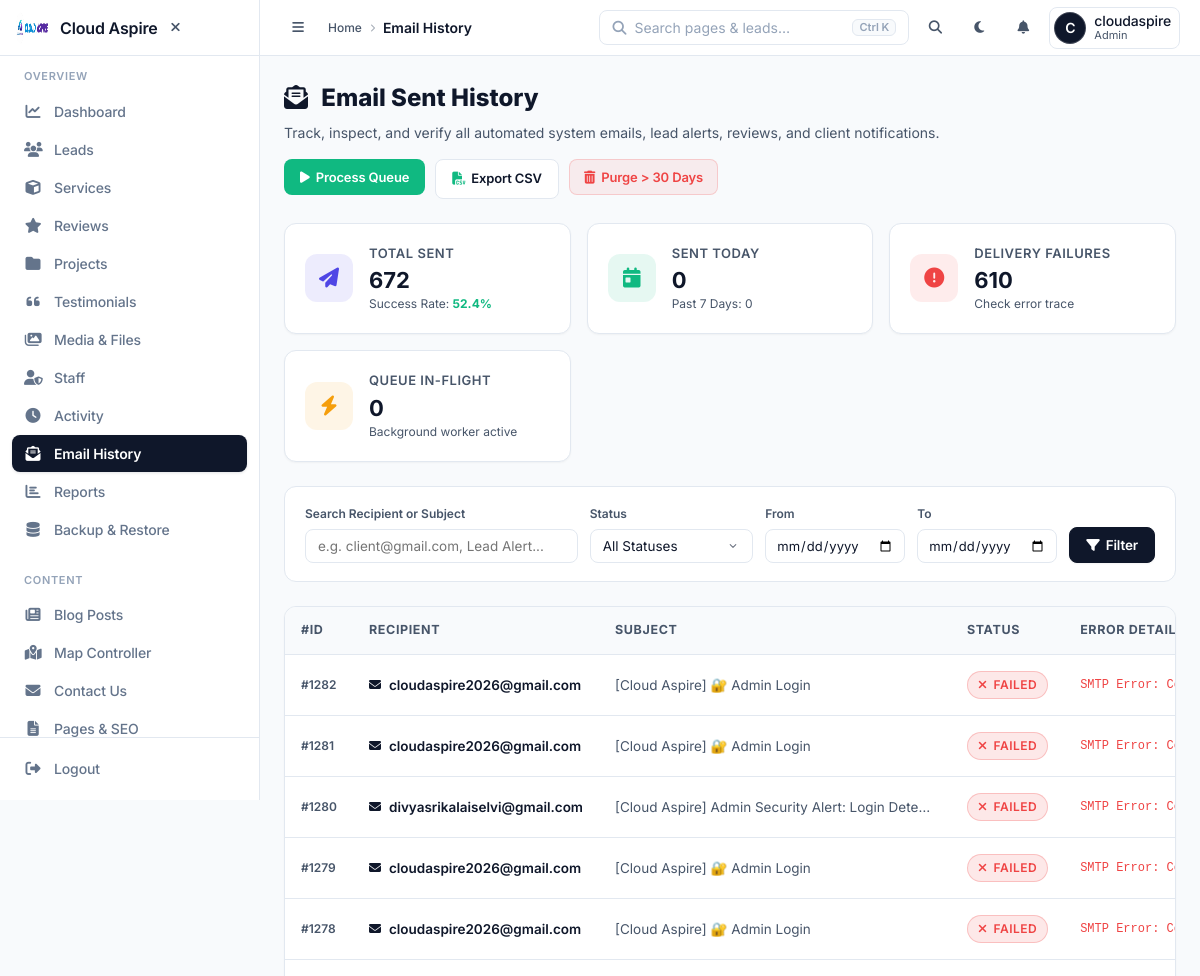
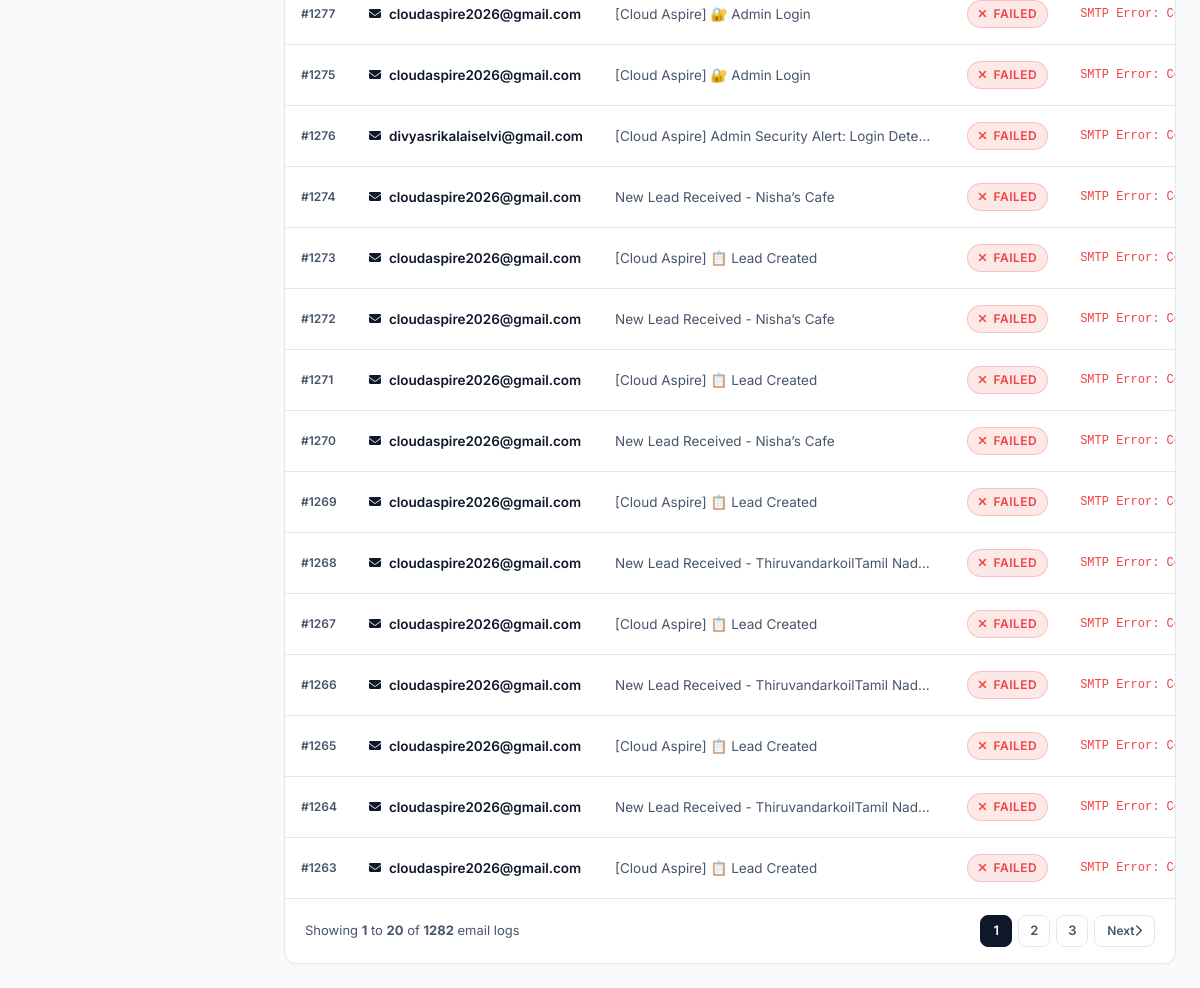
/admin/mail_logs.php (signed in), run on the app's committed database (2 pictures, top to bottom).
### tables this page shows
CREATE TABLE `mail_logs` (
  `id` int NOT NULL,
  `recipient` varchar(255) NOT NULL,
  `subject` varchar(255) NOT NULL,
  `status` varchar(50) NOT NULL,
  `error_message` text,
  `sent_at` timestamp NULL DEFAULT CURRENT_TIMESTAMP
);

### admin/mail_logs.php (called while the page is built, shortened)
<?php
require_once __DIR__ . '/../app/config.php';
require_once __DIR__ . '/../app/mail_queue.php';
require_once __DIR__ . '/../app/security_notifier.php';
$csrf_token = generateCSRFToken();
$filter_status = $_GET['status'] ?? 'all';
$filter_search = trim($_GET['search'] ?? '');
$filter_from   = trim($_GET['from'] ?? '');
$filter_to     = trim($_GET['to'] ?? '');
$page = isset($_GET['page']) ? max(1, (int)$_GET['page']) : 1;
$per_page = 20;
$offset = ($page - 1) * $per_page;
$where = [];
$params = [];
$whereClause = !empty($where) ? 'WHERE ' . implode(' AND ', $where) : '';
$countStmt = $conn->prepare("SELECT COUNT(*) FROM mail_logs $whereClause");
$countStmt->execute($params);
$total_logs = (int)$countStmt->fetchColumn();
$total_pages = ceil($total_logs / $per_page);
$logQuery = "SELECT * FROM mail_logs $whereClause ORDER BY sent_at DESC LIMIT $per_page OFFSET $offset";
$stmt = $conn->prepare($logQuery);
$stmt->execute($params);
$logs = $stmt->fetchAll(PDO::FETCH_ASSOC);
$stats = [
    'total_sent' => 0,
    'total_failed' => 0,
    'sent_today' => 0,
    'sent_week' => 0,
    'success_rate' => '100%',
    'queue_pending' => 0,
    'queue_failed' => 0
];
try {
    $stats['total_sent'] = (int)$conn->query("SELECT COUNT(*) FROM mail_logs WHERE status = 'sent'")->fetchColumn();
    $stats['total_failed'] = (int)$conn->query("SELECT COUNT(*) FROM mail_logs WHERE status = 'failed'")->fetchColumn();
    $stats['sent_today'] = (int)$conn->query("SELECT COUNT(*) FROM mail_logs WHERE status = 'sent' AND DATE(sent_at) = CURDATE()")->fetchColumn();
    $stats['sent_week'] = (int)$conn->query("SELECT COUNT(*) FROM mail_logs WHERE status = 'sent' AND sent_at >= DATE_SUB(NOW(), INTERVAL 7 DAY)")->fetchColumn();
    $grandTotal = $stats['total_sent'] + $stats['total_failed'];
    if ($grandTotal > 0) {
        $stats['success_rate'] = round(($stats['total_sent'] / $grandTotal) * 100, 1) . '%';
    }
    $qStats = getMailQueueStats($conn);
    $stats['queue_pending'] = $qStats['pending'] ?? 0;
    $stats['queue_failed'] = $qStats['failed'] ?? 0;
} catch (Exception $se) {}
require_once __DIR__ . '/../app/Views/admin/mail_logs.php';

### app/config.php (called while the page is built, shortened)
<?php
function generateCSRFToken(): string {
    return $_SESSION['csrf_token'];
}

### app/mail_queue.php (called while the page is built, shortened)
<?php
require_once __DIR__ . '/config.php';
function ensureMailQueueTable(?PDO $conn = null): void
{
    try {
        $conn->exec("
            CREATE TABLE IF NOT EXISTS `mail_queue` (
                `id` INT AUTO_INCREMENT PRIMARY KEY,
                `recipient` VARCHAR(255) NOT NULL,
                `reply_to` VARCHAR(255) NULL,
                `reply_to_name` VARCHAR(255) NULL,
                `subject` VARCHAR(255) NOT NULL,
                `body` MEDIUMTEXT NOT NULL,
                `alt_body` TEXT NULL,
                `is_html` TINYINT(1) DEFAULT 1,
                `status` ENUM('pending','processing','sent','failed') DEFAULT 'pending',
                `attempts` INT DEFAULT 0,
                `max_attempts` INT DEFAULT 3,
                `error_message` TEXT NULL,
                `created_at` TIMESTAMP DEFAULT CURRENT_TIMESTAMP,
                `updated_at` TIMESTAMP DEFAULT CURRENT_TIMESTAMP ON UPDATE CURRENT_TIMESTAMP,
                `processed_at` DATETIME NULL,
                INDEX (`status`),
                INDEX (`created_at`)
            ) ENGINE=InnoDB DEFAULT CHARSET=utf8mb4 COLLATE=utf8mb4_unicode_ci;
        ");
        try {
            $cols = $conn->query("SHOW COLUMNS FROM `mail_queue` LIKE 'reply_to'")->fetchAll();
        } catch (Exception $alterEx) {}
    } catch (Exception $e) {}
}
function getMailQueueStats(PDO $conn): array
{
    ensureMailQueueTable($conn);
    $stats = [
        'pending'    => 0,
        'processing' => 0,
        'sent'       => 0,
        'failed'     => 0,
        'total'      => 0
    ];
    try {
        $stmt = $conn->query("SELECT status, COUNT(*) as cnt FROM mail_queue GROUP BY status");
        while ($row = $stmt->fetch(PDO::FETCH_ASSOC)) {
            $status = $row['status'];
            if (isset($stats[$status])) {
                $stats[$status] = (int)$row['cnt'];
            }
            $stats['total'] += (int)$row['cnt'];
        }
    } catch (Exception $e) {
        error_log('[Mail Queue] Stats query failed: ' . $e->getMessage());
    }
    return $stats;
}

### app/Views/admin/mail_logs.php (the view, shortened to what this page needs)
<?php
include __DIR__ . '/../../../admin/includes/header.php';
?>
<div class="admin-page-container">
    <div style="display: flex; justify-content: space-between; align-items: center; margin-bottom: 24px; flex-wrap: wrap; gap: 16px;">
        <div>
            <h1 style="font-size: 24px; font-weight: 800; color: var(--text-primary, #0f172a); margin: 0 0 6px 0;">
                <i class="fas fa-envelope-open-text" style="color: var(--primary, #4f46e5); margin-right: 8px;"></i> Email Sent History
            </h1>
            <p style="color: var(--text-secondary, #64748b); font-size: 14px; margin: 0;">
                Track, inspect, and verify all automated system emails, lead alerts, reviews, and client notifications.
            </p>
        </div>
        <div style="display: flex; gap: 10px; flex-wrap: wrap;">
            <form method="POST" style="margin: 0;">
                <button type="submit" class="btn" style="background: #10b981; color: #fff; padding: 9px 16px; font-size: 13px; font-weight: 600; border-radius: 8px; border: none; cursor: pointer; display: flex; align-items: center; gap: 6px;">
                    <i class="fas fa-play"></i> Process Queue
                </button>
            </form>
            <a href="mail_logs.php?action=export_csv&csrf_token=<?= $csrf_token ?>" class="btn" style="background: var(--bg-surface, #fff); border: 1px solid var(--border-light, rgba(0,0,0,0.12)); color: var(--text-primary, #1e293b); padding: 9px 16px; font-size: 13px; font-weight: 600; border-radius: 8px; text-decoration: none; display: flex; align-items: center; gap: 6px;">
                <i class="fas fa-file-csv" style="color: #10b981;"></i> Export CSV
            </a>
            <form method="POST" style="margin: 0;" onsubmit="return confirm('Purge email logs older than 30 days?');">
                <button type="submit" class="btn" style="background: rgba(239, 68, 68, 0.08); border: 1px solid rgba(239, 68, 68, 0.2); color: #ef4444; padding: 9px 14px; font-size: 13px; font-weight: 600; border-radius: 8px; cursor: pointer; display: flex; align-items: center; gap: 6px;">
                    <i class="fas fa-trash-alt"></i> Purge &gt; 30 Days
                </button>
            </form>
        </div>
    </div>
    <div class="email-stats-grid">
        <div class="stat-metric-card">
            <div class="stat-metric-icon" style="background: rgba(79, 70, 229, 0.1); color: #4f46e5;">
                <i class="fas fa-paper-plane"></i>
            </div>
            <div class="stat-metric-content">
                <h4>Total Sent</h4>
                <div class="val"><?= number_format($stats['total_sent']) ?></div>
                <div class="sub">Success Rate: <strong style="color: #10b981;"><?= $stats['success_rate'] ?></strong></div>
            </div>
        </div>
        <div class="stat-metric-card">
            <div class="stat-metric-icon" style="background: rgba(16, 185, 129, 0.1); color: #10b981;">
                <i class="fas fa-calendar-day"></i>
            </div>
            <div class="stat-metric-content">
                <h4>Sent Today</h4>
                <div class="val"><?= number_format($stats['sent_today']) ?></div>
                <div class="sub">Past 7 Days: <?= number_format($stats['sent_week']) ?></div>
            </div>
        </div>
        <div class="stat-metric-card">
            <div class="stat-metric-icon" style="background: rgba(239, 68, 68, 0.1); color: #ef4444;">
                <i class="fas fa-exclamation-circle"></i>
            </div>
            <div class="stat-metric-content">
                <h4>Delivery Failures</h4>
                <div class="val"><?= number_format($stats['total_failed']) ?></div>
                <div class="sub"><?= $stats['total_failed'] === 0 ? 'All delivered cleanly' : 'Check error trace' ?></div>
            </div>
        </div>
        <div class="stat-metric-card">
            <div class="stat-metric-icon" style="background: rgba(245, 158, 11, 0.1); color: #f59e0b;">
                <i class="fas fa-bolt"></i>
            </div>
            <div class="stat-metric-content">
                <h4>Queue In-Flight</h4>
                <div class="val"><?= number_format($stats['queue_pending']) ?></div>
                <div class="sub">Background worker active</div>
            </div>
        </div>
    </div>
    <div class="filter-panel">
        <form method="GET" action="mail_logs.php" class="filter-form-grid">
            <div class="form-group" style="margin: 0;">
                <label style="font-size: 12px; font-weight: 600; color: var(--text-secondary); margin-bottom: 4px; display: block;">Search Recipient or Subject</label>
                <input type="text" name="search" value="<?= htmlspecialchars($filter_search) ?>" placeholder="e.g. client@gmail.com, Lead Alert..." style="width: 100%; padding: 8px 12px; border: 1px solid var(--border-light, #e2e8f0); border-radius: 8px; font-size: 13.5px;">
            </div>
            <div class="form-group" style="margin: 0;">
                <label style="font-size: 12px; font-weight: 600; color: var(--text-secondary); margin-bottom: 4px; display: block;">Status</label>
                <select name="status" style="width: 100%; padding: 8px 12px; border: 1px solid var(--border-light, #e2e8f0); border-radius: 8px; font-size: 13.5px; background: #fff;">
                    <option value="all" <?= $filter_status === 'all' ? 'selected' : '' ?>>All Statuses</option>
                </select>
            </div>
            <div class="form-group" style="margin: 0;">
                <label style="font-size: 12px; font-weight: 600; color: var(--text-secondary); margin-bottom: 4px; display: block;">From</label>
                <input type="date" name="from" value="<?= htmlspecialchars($filter_from) ?>" style="width: 100%; padding: 7px 10px; border: 1px solid var(--border-light, #e2e8f0); border-radius: 8px; font-size: 13px;">
            </div>
            <div class="form-group" style="margin: 0;">
                <label style="font-size: 12px; font-weight: 600; color: var(--text-secondary); margin-bottom: 4px; display: block;">To</label>
                <input type="date" name="to" value="<?= htmlspecialchars($filter_to) ?>" style="width: 100%; padding: 7px 10px; border: 1px solid var(--border-light, #e2e8f0); border-radius: 8px; font-size: 13px;">
            </div>
            <div style="display: flex; gap: 8px;">
                <button type="submit" class="btn btn-primary" style="padding: 8px 16px; font-size: 13.5px; border-radius: 8px; font-weight: 600; display: inline-flex; align-items: center; gap: 6px;">
                    <i class="fas fa-filter"></i> Filter
                </button>
            </div>
        </form>
    </div>
    <div class="table-card">
        <div class="table-responsive">
            <table class="email-table">
                <thead>
                    <tr>
                        <th style="width: 60px;">#ID</th>
                        <th>Recipient</th>
                        <th>Subject</th>
                        <th style="width: 110px;">Status</th>
                        <th>Error Details</th>
                    </tr>
                </thead>
                <tbody>
                    <?php if (!empty($logs)): ?>
                        <?php foreach ($logs as $log):
                            $st = strtolower($log['status']);
                            $isSent = ($st === 'sent');
                        ?>
                        <tr>
                            <td style="color: var(--text-muted); font-weight: 600; font-size: 12px;">
                                #<?= $log['id'] ?>
                            </td>
                            <td>
                                <div class="recipient-cell">
                                    <i class="fas fa-envelope" style="color: var(--primary); font-size: 12px;"></i>
                                    <span><?= htmlspecialchars($log['recipient']) ?></span>
                                </div>
                            </td>
                            <td>
                                <span class="subject-cell" title="<?= htmlspecialchars($log['subject']) ?>">
                                    <?= htmlspecialchars($log['subject']) ?>
                                </span>
                            </td>
                            <td>
                                <span class="status-badge-pill status-<?= $isSent ? 'sent' : ($st === 'pending' ? 'pending' : 'failed') ?>">
                                    <i class="fas fa-<?= $isSent ? 'check' : ($st === 'pending' ? 'clock' : 'times') ?>"></i>
                                    <?= ucfirst($st) ?>
                                </span>
                            </td>
                            <td>
                                <?php if (!empty($log['error_message'])): ?>
                                    <span style="color: #ef4444; font-size: 12px; font-family: monospace; display: block; max-width: 260px; overflow: hidden; text-overflow: ellipsis; white-space: nowrap;" title="<?= htmlspecialchars($log['error_message']) ?>">
                                        <?= htmlspecialchars($log['error_message']) ?>
                                    </span>
                                <?php else: ?>
                                    <span style="color: var(--text-muted); font-size: 12px;">—</span>
                                <?php endif; ?>
                            </td>
                        </tr>
                        <?php endforeach; ?>
                    <?php endif; ?>
                </tbody>
            </table>
        </div>
        <?php if ($total_pages > 1): ?>
        <div style="padding: 16px 20px; border-top: 1px solid var(--border-light, rgba(0,0,0,0.06)); display: flex; justify-content: space-between; align-items: center; flex-wrap: wrap; gap: 12px;">
            <div style="font-size: 13px; color: var(--text-secondary);">
                Showing <strong><?= min($total_logs, $offset + 1) ?></strong> to <strong><?= min($total_logs, $offset + $per_page) ?></strong> of <strong><?= $total_logs ?></strong> email logs
            </div>
            <div style="display: flex; gap: 6px;">
                <?php
                $startPage = max(1, $page - 2);
                $endPage = min($total_pages, $page + 2);
                for ($p = $startPage; $p <= $endPage; $p++):
                ?>
                    <a href="?page=<?= $p ?>&status=<?= urlencode($filter_status) ?>&search=<?= urlencode($filter_search) ?>&from=<?= urlencode($filter_from) ?>&to=<?= urlencode($filter_to) ?>" class="btn-action-icon" style="width: 32px; font-weight: 600; <?= $p === $page ? 'background: var(--primary); color: #fff; border-color: var(--primary);' : '' ?>">
                        <?= $p ?>
                    </a>
                <?php endfor; ?>
                <?php if ($page < $total_pages): ?>
                    <a href="?page=<?= $page + 1 ?>&status=<?= urlencode($filter_status) ?>&search=<?= urlencode($filter_search) ?>&from=<?= urlencode($filter_from) ?>&to=<?= urlencode($filter_to) ?>" class="btn-action-icon" style="width: auto; padding: 0 12px; font-size: 12px; font-weight: 600;">
                        Next <i class="fas fa-chevron-right"></i>
                    </a>
                <?php endif; ?>
            </div>
        </div>
        <?php endif; ?>
    </div>
</div>
<?php include __DIR__ . '/../../../admin/includes/footer.php'; ?>

### data on the page
mail_logs: id "1282", recipient "cloudaspire2026@gmail.com", subject "[Cloud Aspire] 🔐 Admin Login", status "FAILED", error_message "SMTP Error: Could not connect to SM…"
mail_logs: id "1281", recipient "cloudaspire2026@gmail.com", subject "[Cloud Aspire] 🔐 Admin Login", status "FAILED", error_message "SMTP Error: Could not connect to SM…"
mail_logs: id "1280", recipient "divyasrikalaiselvi@gmail.com", subject "[Cloud Aspire] Admin Security Alert: Login Dete…", status "FAILED", error_message "SMTP Error: Could not connect to SM…"
mail_logs: id "1279", recipient "cloudaspire2026@gmail.com", subject "[Cloud Aspire] 🔐 Admin Login", status "FAILED", error_message "SMTP Error: Could not connect to SM…"
mail_logs: id "1278", recipient "cloudaspire2026@gmail.com", subject "[Cloud Aspire] 🔐 Admin Login", status "FAILED", error_message "SMTP Error: Could not connect to SM…"
mail_logs: id "1277", recipient "cloudaspire2026@gmail.com", subject "[Cloud Aspire] 🔐 Admin Login", status "FAILED", error_message "SMTP Error: Could not connect to SM…"
mail_logs: id "1275", recipient "cloudaspire2026@gmail.com", subject "[Cloud Aspire] 🔐 Admin Login", status "FAILED", error_message "SMTP Error: Could not connect to SM…"
mail_logs: id "1276", recipient "divyasrikalaiselvi@gmail.com", subject "[Cloud Aspire] Admin Security Alert: Login Dete…", status "FAILED", error_message "SMTP Error: Could not connect to SM…"
mail_logs: id "1274", recipient "cloudaspire2026@gmail.com", subject "New Lead Received - Nisha’s Cafe", status "FAILED", error_message "SMTP Error: Could not connect to SM…"
mail_logs: id "1273", recipient "cloudaspire2026@gmail.com", subject "[Cloud Aspire] 📋 Lead Created", status "FAILED", error_message "SMTP Error: Could not connect to SM…"
mail_logs: id "1272", recipient "cloudaspire2026@gmail.com", subject "New Lead Received - Nisha’s Cafe", status "FAILED", error_message "SMTP Error: Could not connect to SM…"
mail_logs: id "1271", recipient "cloudaspire2026@gmail.com", subject "[Cloud Aspire] 📋 Lead Created", status "FAILED", error_message "SMTP Error: Could not connect to SM…"
mail_logs: id "1270", recipient "cloudaspire2026@gmail.com", subject "New Lead Received - Nisha’s Cafe", status "FAILED", error_message "SMTP Error: Could not connect to SM…"
mail_logs: id "1269", recipient "cloudaspire2026@gmail.com", subject "[Cloud Aspire] 📋 Lead Created", status "FAILED", error_message "SMTP Error: Could not connect to SM…"
mail_logs: id "1268", recipient "cloudaspire2026@gmail.com", subject "New Lead Received - ThiruvandarkoilTamil Nad…", status "FAILED", error_message "SMTP Error: Could not connect to SM…"
mail_logs: id "1267", recipient "cloudaspire2026@gmail.com", subject "[Cloud Aspire] 📋 Lead Created", status "FAILED", error_message "SMTP Error: Could not connect to SM…"
mail_logs: id "1266", recipient "cloudaspire2026@gmail.com", subject "New Lead Received - ThiruvandarkoilTamil Nad…", status "FAILED", error_message "SMTP Error: Could not connect to SM…"
mail_logs: id "1265", recipient "cloudaspire2026@gmail.com", subject "[Cloud Aspire] 📋 Lead Created", status "FAILED", error_message "SMTP Error: Could not connect to SM…"
mail_logs: id "1264", recipient "cloudaspire2026@gmail.com", subject "New Lead Received - ThiruvandarkoilTamil Nad…", status "FAILED", error_message "SMTP Error: Could not connect to SM…"
mail_logs: id "1263", recipient "cloudaspire2026@gmail.com", subject "[Cloud Aspire] 📋 Lead Created", status "FAILED", error_message "SMTP Error: Could not connect to SM…"

### other printed values
$site_name "Cloud Aspire"
$section_label "OVERVIEW"
$item['label'] "Dashboard"
$item['label'] "Leads"
$item['label'] "Services"
$item['label'] "Reviews"
$item['label'] "Projects"
$item['label'] "Testimonials"
$item['label'] "Media & Files"
$item['label'] "Staff"
$item['label'] "Activity"
$item['label'] "Email History"
$item['label'] "Reports"
$item['label'] "Backup & Restore"
$section_label "CONTENT"
